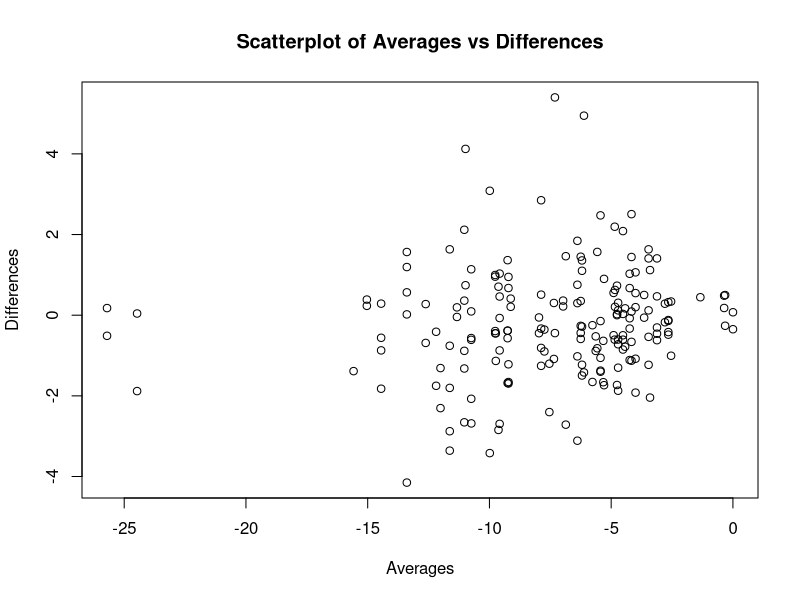

Write R code to recreate this figure.
library(readxl)
B3_102_limdata <- read_excel("B3_102_limdata.xlsx")

library(tidyverse)
B3_102_limdata <- B3_102_limdata %>%
  group_by(`Study ID`, Visit) %>%
  mutate(Avg_MD = mean(`MD in dB`, na.rm = TRUE))%>%
  mutate(Avg_MDi = mean(`MD Inferior in dB`, na.rm = TRUE))%>%
  mutate(Avg_MDs = mean(`MD Superior in dB`, na.rm = TRUE))%>%
  mutate(Avg_PSD = mean(`PSD in dB`, na.rm = TRUE))


###TEST TEST TEST ################################################
B3_102_limdata1 <- B3_102_limdata %>%
    arrange(`Study ID`, Visit) %>%  
  group_by(`Study ID`, Visit) %>%
  mutate(Diff_2_3 = (lead(`MD in dB`) - `MD in dB`),
    Diff_1_3 = (lead(`MD in dB`, 2) - `MD in dB`)
  ) %>%
  ungroup()

plot(B3_102_limdata1$Avg_MD, B3_102_limdata1$Diff_2_3,
     main = "Scatterplot of Averages vs Differences",
     xlab = "Averages",
     ylab = "Differences")
abline(lm(B3_102_limdata1$Avg_MD ~ B3_102_limdata1$Diff_2_3))